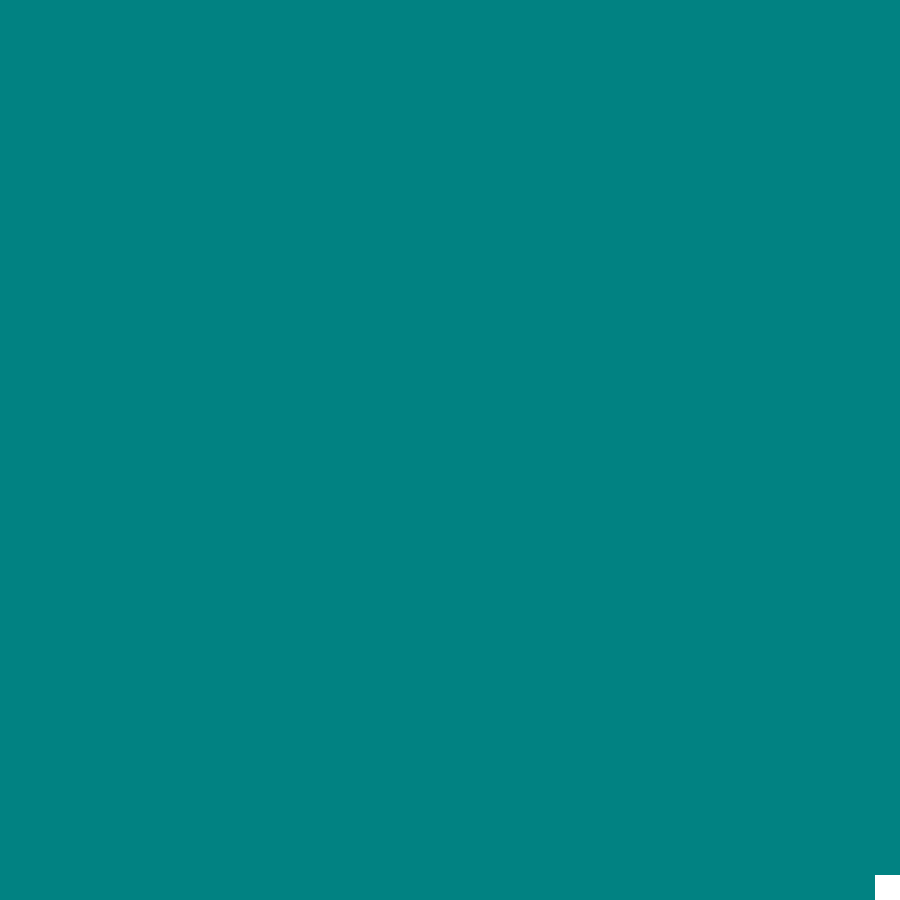
Frame 1 (no input)
Frame 60 (the mouse pressed at the canvas centre just before this capture): identical to frame 1, image omitted
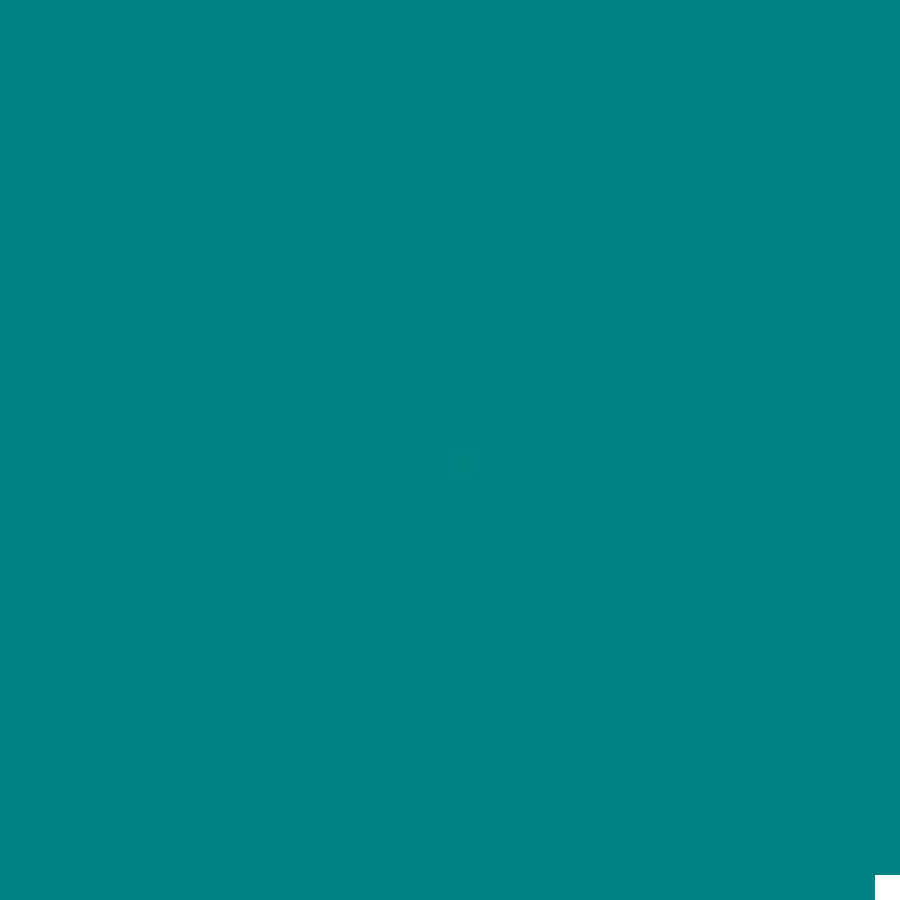
Frame 120 (the mouse held since frame 60 and released just before this capture)

The Processing sketch that drew these frames (run headless with seeded random() and noise(); from frame 60 on, the mouse is pressed at the canvas centre):

// Processing sketch: multimodalheatmap
// ── multimodalheatmap.pde
//Masashi  Takahashi 2/11/2020
//for anyone reading this code, go check out sebastion lague's youtube video to understand the general logic of a*
//tried to improve logic of next step function and quality of determination of heuristic values

short pixelw =25;
short pixelh =25;
int[][] area = new int[900/pixelw][900/pixelh];
int[][] path = area.clone();                         //for some reason, changing the number of dimensions breaks the pathfinding algorithm
short[][][] parents = new short[900/pixelw][900/pixelh][2];  //created to not break the pathfinding algorithm
int[] startloc =  {area.length/2,area[0].length/2};
int[] location = startloc;                               // placing the path head at the starting location
int[] target = randpoint();        
int randfill = 12;
int m =0;
int c =0;


void setup(){
  size(900,900);
  path[0][0] =1;
  area[0][0] = 1;
  move();
  System.out.println("start" + area.length +"" + area[0].length);
}



void draw(){
  background(0);
  noStroke();
  printPath();
  fill(255);
  rect(startloc[0]*pixelw,startloc[1]*pixelh,pixelw,pixelh);
  if(mousePressed == true){                          // used for painting obstacles
    path[mouseX/pixelw][mouseY/pixelh] = 3;
    
  }
}

void keyTyped(){
  if(key == 'd'){
    move();
  }else if(key == 'c'){
    clearAllReset();
  }else if(key == 'n'){
    startloc = randpoint();
    location = startloc;
  }
  
}

int[] randpoint(){
  int[] alpha = new int[2];
  alpha[0] = (int)(Math.random()*(900/pixelw));
  alpha[1] = (int)(Math.random()*(900/pixelw));
  return alpha;
}

int deterdist(int[] a, int[] b){               //finds the distance between any 2 points
  int alpha = 2*(a[0]-b[0]);
  int aleph = 2*(a[1]-b[1]);
  int tome = 0;
  alpha = (int)Math.pow(alpha,2);
  aleph = (int)Math.pow(aleph,2);
  tome = alpha + aleph;
  if(tome != 0){
    tome = (int)(Math.pow(tome,0.5)*3);    
  }
  return tome;
}

void printPath(){                         
  for(int i =0; i < area.length; i++){
    for(int j =0; j < area[i].length; j++){
      int[] loc ={i,j};
      push();
      fill(area[i][j],130,130);             //deterdist(loc,startloc)
      rect(i*pixelw,j*pixelh,pixelw,pixelh);
      //System.out.println(area[i][j]);
      pop();
    }
  }
  push();
  pop();
}



void move(){  
  for(int i = 0; i <  area.length; i++){
    for(int j = 0; j < area[i].length; j++){
      if(path[i][j] >=0){
        location[0] = i;
        location[1] = j;
        fillNextStep();
      }
    }
  }
}

void fillNextStep(){                               //calculates the heurisitc distance values around the location head
  Boolean testw = (true);                          
  Boolean testh = (true);
  int[] pos =new int[2];
  for(int i = -1; i < 2; i++){
    for(int j = -1; j < 2; j++){
      pos[0] = location[0]+i;
      pos[1] = location[1]+j;
      testw = ((pos[0]>=0)&&((pos[0])<(area.length)));
      testh = ((pos[1]>=0)&&((pos[1])<(area[1].length)));
      
      
      if(((testw==true) && (testh==true))&&(path[pos[0]][pos[1]] == 0)){
        area[pos[0]][pos[1]] =  deterdist(location,startloc); //1 + area[location[0]][location[1]];  //+ deterdist(pos,target)
        System.out.println(area[pos[0]][pos[1]] + "+" +1);
        path[pos[0]][pos[1]] = 1;
        //parents[pos[0]][pos[1]][0] = (short)i;       //places direction of parent in storage
        //parents[pos[0]][pos[1]][1] = (short)j;
      }else if((testw==true) && (testh==true)&&(path[pos[0]][pos[1]] == 1)){                                               //looking over already scanned pixels to see if displacement can be reduced
        if((deterdist(pos,location) + deterdist(pos,target) + area[location[0]][location[1]]) < area[pos[0]][pos[1]]){      //testing to see if displacement from start can be reduced by passing through current location pixel 
          area[pos[0]][pos[1]] = 1 + area[location[0]][location[1]];  // + deterdist(pos,target)  //deterdist(pos,location)
          System.out.println(area[pos[0]][pos[1]]);
          //parents[pos[0]][pos[1]][0] = (short)i;       
          //parents[pos[0]][pos[1]][1] = (short)j;
        }
      }
    } 
  }
}







void clearAllReset(){                //method to clear path and area array so program can be run again without restart (needs to be finished)
  for(int i = 0; i < path.length; i++){
    for(int j = 0; j < path[i].length; j++){
      if(path[i][j] != 3){
        path[i][j] = 0;
      }
    }
  }
  
  for(int i = 0; i < area.length; i++){
    for(int j = 0; j < area[i].length; j++){
      area[i][j] = 0;
    }
  }
}

void randfill(){
  for(int i =0; i<path.length; i++){
    for(int j =0; j<path[1].length; j++){
      int a = (int)(Math.random()*randfill);
      int[] alpha = {i,j};
      if((a > (randfill-2))&&(path[i][j] == 0)&&(alpha.equals(startloc) == false)&&(alpha.equals(target) == false)){
        path[i][j] = 3;
      }
    }
  }
}
